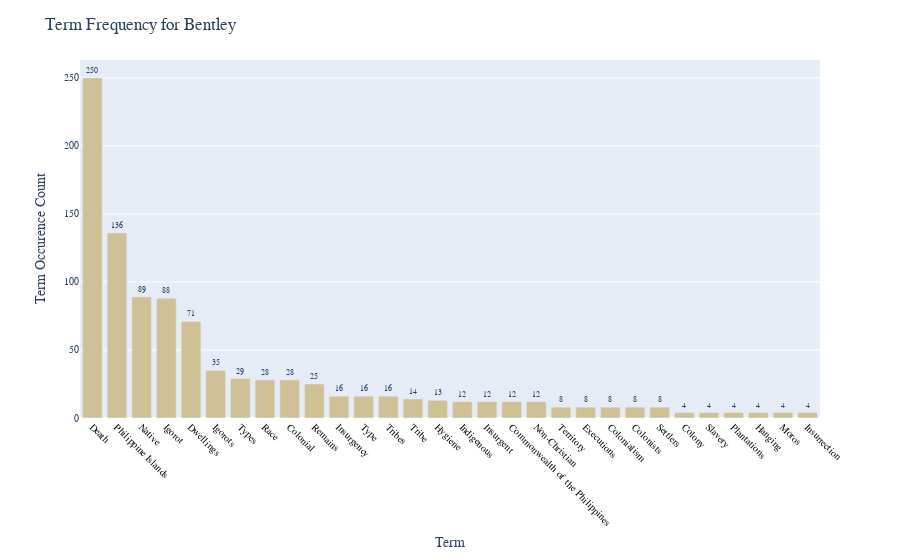

Here is the notebook cell this chart was saved with:
### Markdown cell above
## Visualize group matches

In the use case at U Michigan, the groups represented finding aids
created by different repositories on campus. This can be useful for
working with subgroups of finding aids, or in comparing usage between
different organizations.

### Code cell
# bar charts for individual groups

def visualize_individual_repository_terms_bar(list_of_dataframes):
    '''
    This function takes a list of strings (list_of_dataframes), which identify the names of dataframes (corresponding to an archival repository),
    then generates a bar chart to show how many times a list of requested terms appears in the corresponding finding aid documents.
    Requires the calculate_term_frequency function.
    Processes data using pandas and generates charts using plotly (px) & plotly express (pio).
    '''
    for i in range(len(list_of_dataframes)):
        # calculate term frequency
        term_frequency = calculate_term_frequency(matched_results[repo_list[i]], repo_list[i])
        term_frequency.head()

        # Visualization in Multiple Charts
        fig = px.bar(term_frequency, x='Term', y='Total_Frequency', text='Total_Frequency', 
                        color='DataFrame', color_discrete_map=colors, text_auto=True,
                        labels={'Total_Frequency':'Term Occurence Count','DataFrame':'Repository'})
        fig.update_traces(textposition='outside', insidetextanchor='middle',
                          textfont=dict(family='Arial', size=8))
        fig.update_layout(title_text=f'Term Frequency for { repo_list[i] }', 
                          xaxis_title_standoff=10, 
                          showlegend=False, font_family=global_font_info['font_family'])
        fig.update_xaxes(tickangle=45, tickfont=dict(family='Arial', color='black', size=10))
        fig.update_yaxes(tickfont=dict(family='Arial', size=10))
        fig.show()
        pio.write_image(fig, f'term_frequency_byrepo_{ repo_list[i] }.png', width=700)

visualize_individual_repository_terms_bar(repo_list)

### Figure 1 — Plotly figure (JSON) as saved in the notebook; plotly's stock layout.template omitted (floating-point values rounded to 4 significant figures)
{"data": [{"alignmentgroup": "True", "hovertemplate": "Repository=Bentley<br>Term=%{x}<br>Term Occurence Count=%{text}<extra></extra>", "insidetextanchor": "middle", "legendgroup": "Bentley", "marker": {"color": "#CFC096", "pattern": {"shape": ""}}, "name": "Bentley", "offsetgroup": "Bentley", "orientation": "v", "showlegend": true, "text": [250, 136, 89, 88, 71, 35, 29, 28, 28, 25, 16, 16, 16, 14, 13, 12, 12, 12, 12, 8, 8, 8, 8, 8, 4, 4, 4, 4, 4, 4], "textfont": {"family": "Arial", "size": 8}, "textposition": "outside", "texttemplate": "%{y}", "type": "bar", "x": ["Death", "Philippine Islands", "Native", "Igorot", "Dwellings", "Igorots", "Types", "Race", "Colonial", "Remains", "Insurgency", "Type", "Tribes", "Tribe", "Hygiene", "Indigenous", "Insurgent", "Commonwealth of the Philippines", "Non-Christian", "Territory", "Executions", "Colonialism", "Colonists", "Settlers", "Colony", "Slavery", "Plantations", "Hanging", "Moros", "Insurrection"], "xaxis": "x", "y": [250, 136, 89, 88, 71, 35, 29, 28, 28, 25, 16, 16, 16, 14, 13, 12, 12, 12, 12, 8, 8, 8, 8, 8, 4, 4, 4, 4, 4, 4], "yaxis": "y"}], "layout": {"barmode": "relative", "font": {"family": "Georgia"}, "legend": {"title": {"text": "Repository"}, "tracegroupgap": 0}, "margin": {"t": 60}, "showlegend": false, "title": {"text": "Term Frequency for Bentley"}, "xaxis": {"anchor": "y", "domain": [0, 1], "tickangle": 45, "tickfont": {"color": "black", "family": "Arial", "size": 10}, "title": {"standoff": 10, "text": "Term"}}, "yaxis": {"anchor": "x", "domain": [0, 1], "tickfont": {"family": "Arial", "size": 10}, "title": {"text": "Term Occurence Count"}}}}
